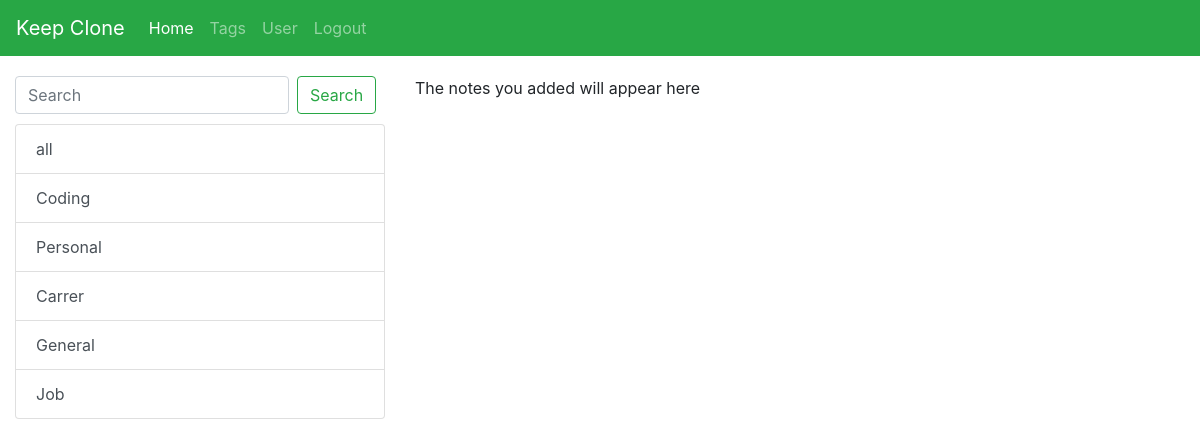
The app's page /tags/Coding (signed in) with its own data.
### tables this page shows
CREATE TABLE "tags" (
	"id"	INTEGER,
	"name"	TEXT NOT NULL,
	"user_id"	INTEGER NOT NULL,
	PRIMARY KEY("id" AUTOINCREMENT)
);

### app.py (the view)
@app.route("/tags/<name>")
def filtered_tags_page(name):
    posts = posts_filter(name)
    id = session["user"]
    try:
        return render_template("filtered.html", posts = posts(id), tags = get_tags(id))
    except:
        return render_template("filtered.html", msg = "The notes you added will appear here", tags = get_tags(id))

### main.py (called while the page is built)
def get_tags(id):
    sql = f"select * from tags where user_id = {id};"
    con = sqlite3.connect("date.db")
    cur = con.cursor()
    cur.execute(sql)
    tags = cur.fetchall()
    con.close()
    return tags

def posts_filter(name):
    sql = f"select * from posts where tags = '{name}'"
    con = sqlite3.connect("date.db")
    cur = con.cursor()
    cur.execute(sql)
    posts = cur.fetchall()
    con.close()
    return posts

### templates/filtered.html (shortened to what this page needs)
<!DOCTYPE html>
<html lang="en">
<head>
    <link rel="stylesheet" href="https://cdn.jsdelivr.net/npm/bootstrap@4.6.0/dist/css/bootstrap.min.css">
</head>
<body>
  <nav class="navbar navbar-expand-lg navbar-dark bg-success">
    <a class="navbar-brand" href="#">Keep Clone</a>
    <div class="collapse navbar-collapse" id="navbarSupportedContent">
      <ul class="navbar-nav mr-auto">
        <li class="nav-item active">
          <a class="nav-link" href="/index">Home</a>
        </li>
        <li class="nav-item">
            <a class="nav-link" href="/tags">Tags</a>
          </li>
        <li class="nav-item">
          <a class="nav-link" href="/user">User</a>
        </li>
        <li class="nav-item">
            <a class="nav-link" href="/logout">Logout</a>
          </li>
      </ul>
    </div>
  </nav>
  <div class="container-fluid" style="padding-top: 20px;">
      <div class="row">
        <div class="col-md-4">
            <form action="/search" method="get" class="form-inline my- my-lg-0">
                <input class="form-control mr-sm-2" type="search" placeholder="Search" aria-label="Search" name="search" required>
                <button class="btn btn-outline-success my-2 my-sm-0" type="submit">Search</button>
              </form>
              <div class="list-group" style="padding-top: 10px;">
                <a href="#" class="list-group-item list-group-item-action">all</a>
                {% for i in tags: %}
                <a href="/tags/{{i[1]}}" class="list-group-item list-group-item-action">{{i[1]}}</a>
                {% endfor %}
              </div>
          </div>
          <div class="col-md-8">
              {{msg}}
          </div>
      </div>
  </div>
</body>
</html>

### records on screen
tags: name "Coding"
tags: name "Personal"
tags: name "Carrer"
tags: name "General"
tags: name "Job"

### other values on screen
{{ msg }} "The notes you added will appear here"
